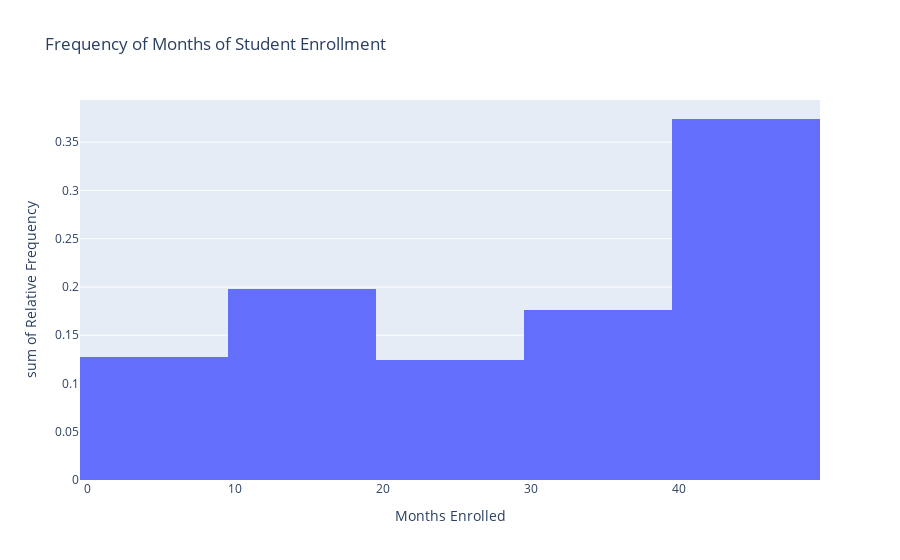

Notebook cell for this chart:
### Code cell
fig = px.histogram(summary_df, x='Months Enrolled', y=summary_df['Months Enrolled']/enrolled_sum, labels = {'y':'Relative Frequency'},  title='Frequency of Months of Student Enrollment')
fig.show()
fig.write_image("../reports/figures/five_sum_hist.png")

### Figure 1 — Plotly figure (JSON) as saved in the notebook; plotly's stock layout.template omitted (floating-point values rounded to 4 significant figures)
{"data": [{"alignmentgroup": "True", "bingroup": "x", "histfunc": "sum", "hovertemplate": "Months Enrolled=%{x}<br>sum of Relative Frequency=%{y}<extra></extra>", "legendgroup": "", "marker": {"color": "#636efa"}, "name": "", "offsetgroup": "", "orientation": "v", "showlegend": false, "type": "histogram", "x": [1, 3, 3, 4, 5, 6, 6, 6, 7, 8, 10, 12, 12, 12, 15, 15, 24, 24, 32, 36, 48, 48, 48], "xaxis": "x", "y": [0.002597, 0.007792, 0.007792, 0.01039, 0.01299, 0.01558, 0.01558, 0.01558, 0.01818, 0.02078, 0.02597, 0.03117, 0.03117, 0.03117, 0.03896, 0.03896, 0.06234, 0.06234, 0.08312, 0.09351, 0.1247, 0.1247, 0.1247], "yaxis": "y"}], "layout": {"autosize": true, "barmode": "relative", "legend": {"tracegroupgap": 0}, "title": {"text": "Frequency of Months of Student Enrollment"}, "xaxis": {"anchor": "y", "autorange": true, "domain": [0, 1], "range": [-0.5, 49.5], "title": {"text": "Months Enrolled"}, "type": "linear"}, "yaxis": {"anchor": "x", "autorange": true, "domain": [0, 1], "range": [0, 0.3937], "title": {"text": "sum of Relative Frequency"}, "type": "linear"}}}
